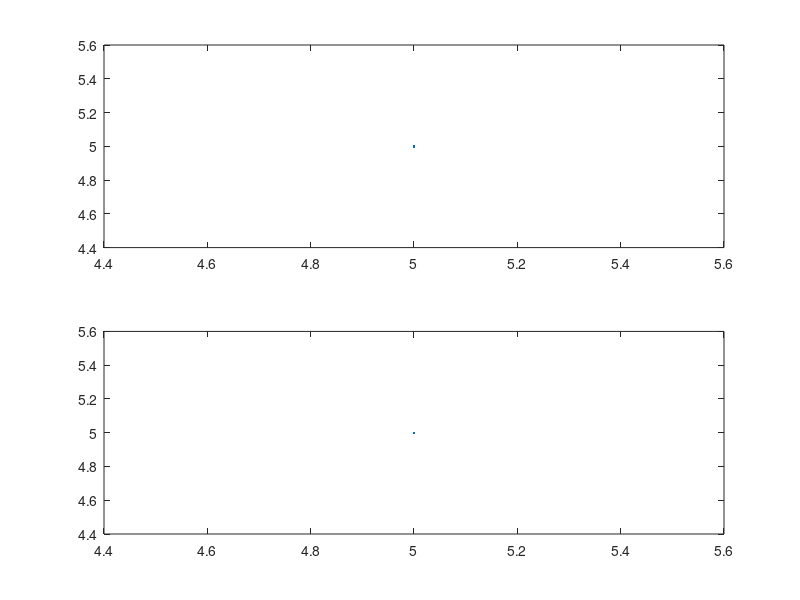

MATLAB code for this plot:
%Topic - Plot, Subplot and Graph related problem given (x, y) data range

%In this assignment we will take an equation given by the user and
%present two graphs of that equation of differing range

%Taking a vaid equation from user as input
f = inline(input("Enter a valid equation: ", "s"));

%Taking range for the first subplot
l0 = input("Start of Range for First Graph: ");
r0 = input("End of Range for First Graph: ");
%Taking range for the second subplot
l1 = input("Start of Range for First Graph: ");
r1 = input("End of Range for First Graph: ");

%Preparing data for the first subplot
x0 = [];
y0 = [];
for i = l0:r0
  x0(end + 1) = i;
  y0(end + 1) = f(i);
end

%Preparing data fot the second subplot
x1 = [];
y1 = [];
for i = l1:r1
  x1(end + 1) = i;
  y1(end + 1) = f(i);
end;

%Dividing the plot into two parts and ploting the first subplot on upper row
subplot(2, 2, 1:2);
plot(x0, y0);
%Plotting the second subplot on lower row
subplot(2, 2, 3:4);
plot(x1, y1);
